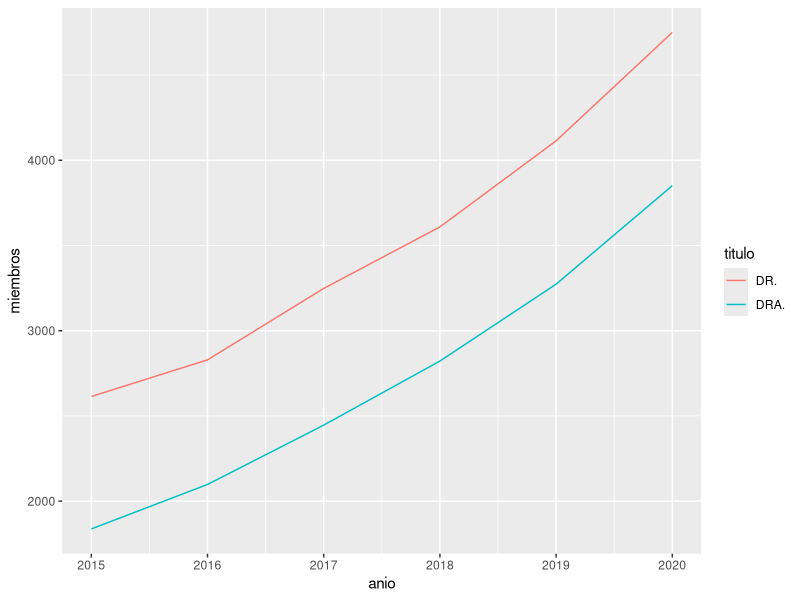
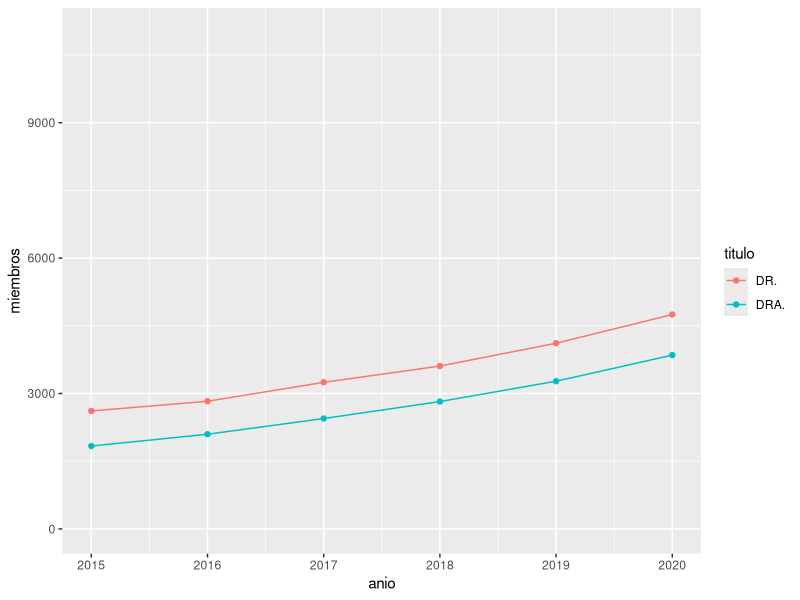
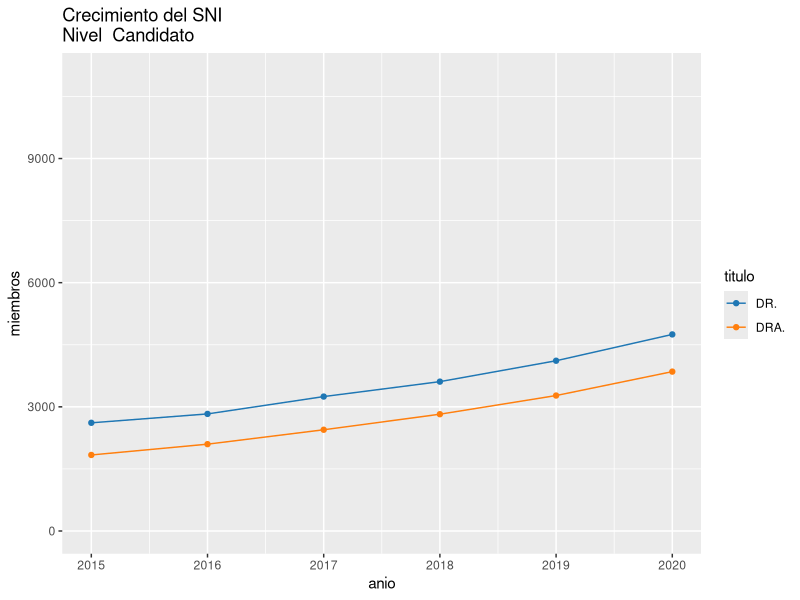
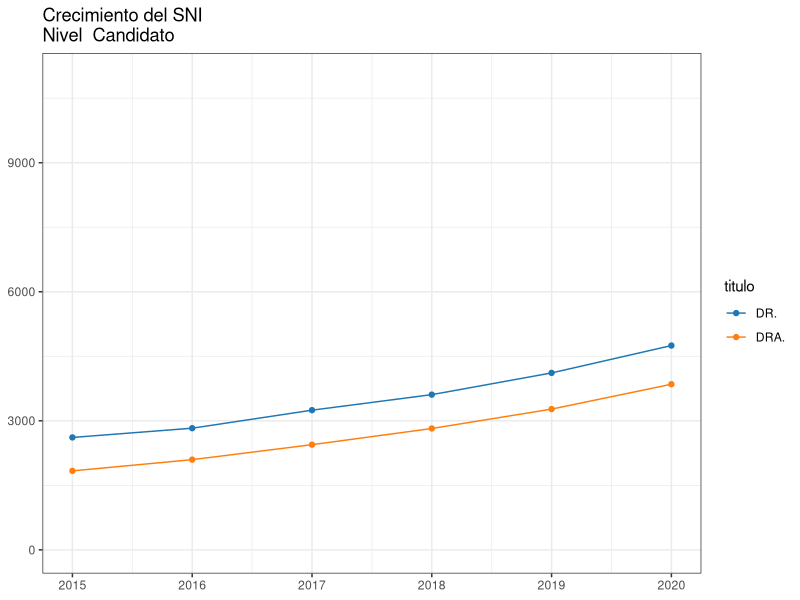
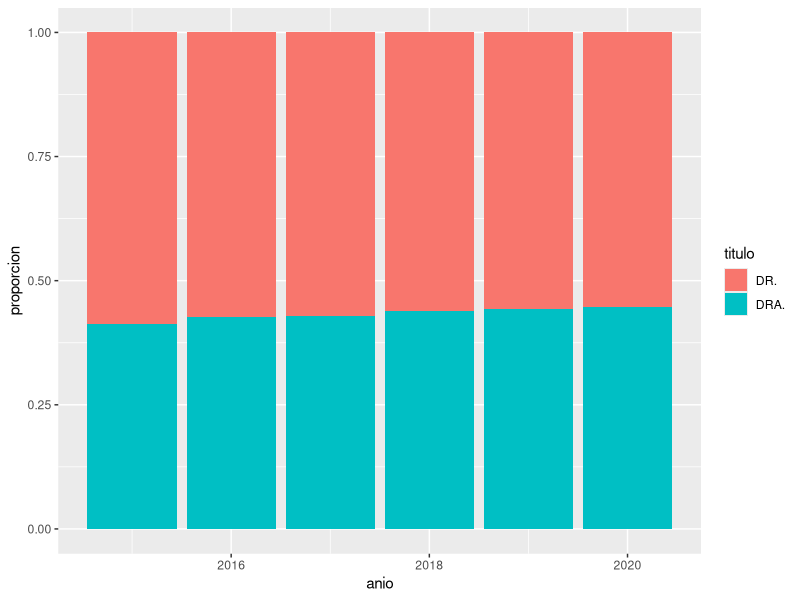
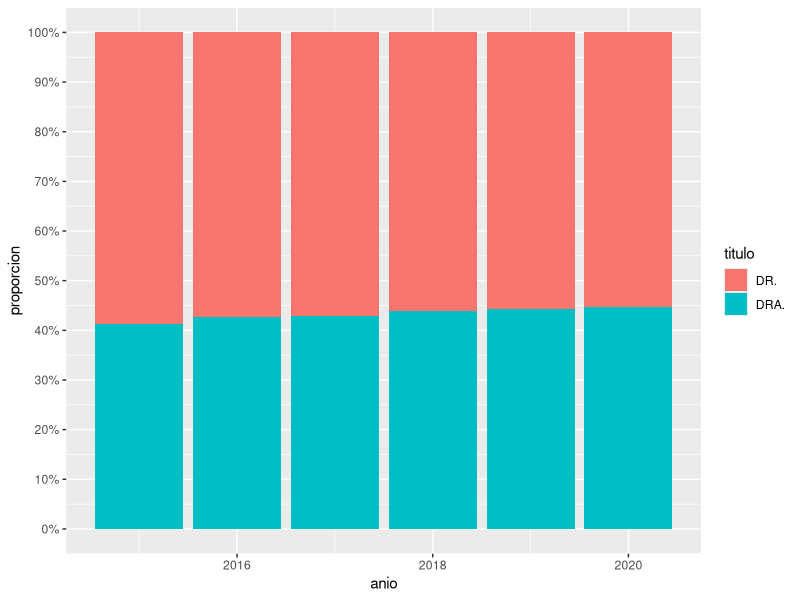
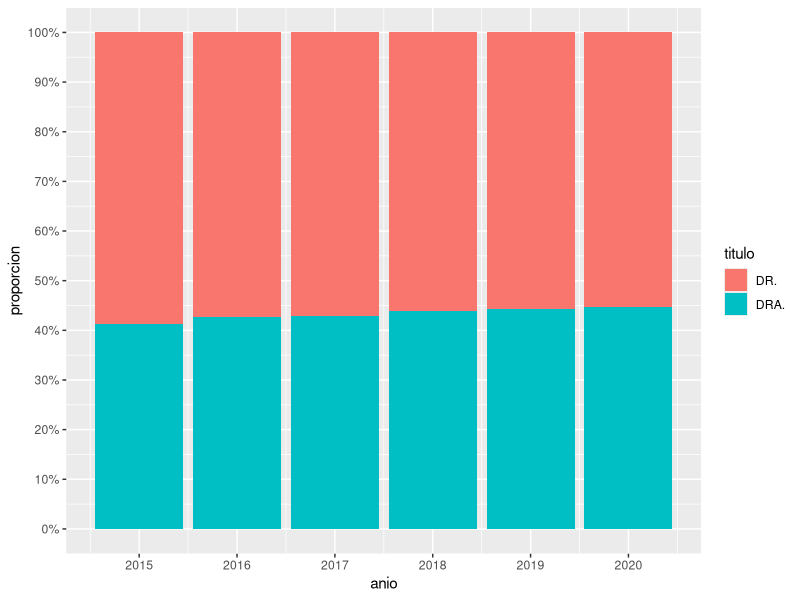
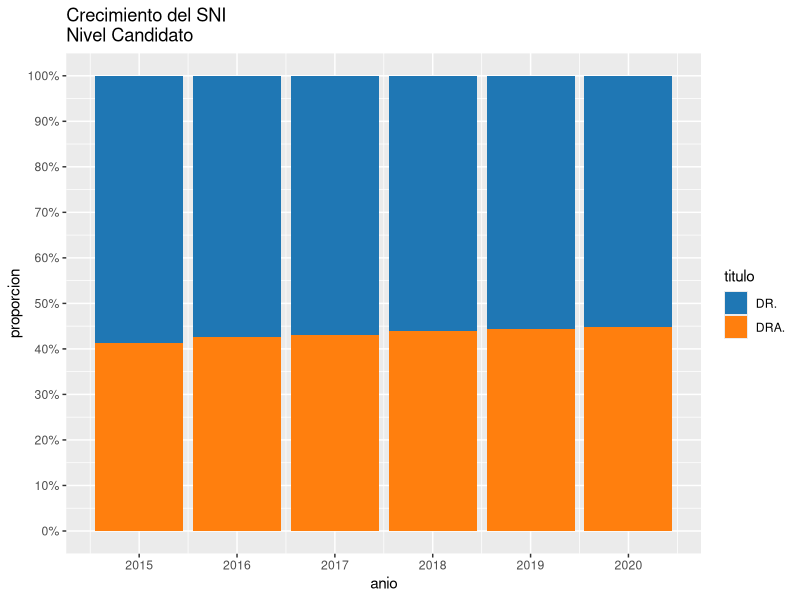

R code for these plots, in order:
########## Cargar librerias ##########
library("ggplot2")
library("dplyr")
library("ggsci")
library("cowplot")
library("scales")



########## Codigo ##########

# Leer datos
sni.df <- read.table(file = "resumen_sni_por_sexo_nivel_anio.csv",
                     header = T,
                     sep = ",",
                     stringsAsFactors = F)


# graficos
# crear graficos de lineas base
lineas_1.p <- sni.df %>% 
  filter( nivel_de_investigador == "Candidato") %>% 
  ggplot( mapping = aes(x = anio,
                        y = miembros,
                        color = titulo
                        )) + 
    geom_line()

# visualizamos
lineas_1.p


# agregar capa de puntos, finamos escala Y de 0 a 11 mil
lineas_2.p <- lineas_1.p +
  geom_point() +
  scale_y_continuous(limits = c(0, 11000))
# c( 0,max (en objeto o directo) )

# visualizamos
lineas_2.p


# uso de ggsci (paleta d3)
lineas_3.p <- lineas_2.p +
  scale_color_d3() +
  ggtitle(paste0("Crecimiento del SNI \nNivel  ", "Candidato"))

# visualizamos
lineas_3.p


# agregar tema
lineas_4.p <- lineas_3.p + 
  theme_bw() +
  theme( axis.title = element_blank() )

# visualizamos
lineas_4.p


# crear graficos de barra base
barras_1.p <- sni.df %>% 
  filter(nivel_de_investigador == "Candidato") %>% 
  ggplot(mapping = aes(fill = titulo,
                       y = proporcion,
                       x = anio)) +
  geom_bar(position = "stack",
           stat = "identity") # stack lo apila

# visualizamos
barras_1.p


# convertir eje Y a porcentajes
barras_2.p <- barras_1.p +
  scale_y_continuous(breaks = seq(from = 0, 
                                  to = 1,
                                  by = 0.1),
                     label = percent)

# visualizamos
barras_2.p


# modificar escala x para mostrar years
barras_3.p <- barras_2.p +
  scale_x_continuous(breaks = 2015:2020)

# visualizamos
barras_3.p


# lo volvemos visualmente atractivo
barras_4.p <- barras_3.p +
  scale_fill_d3() +
  ggtitle(paste0("Crecimiento del SNI \nNivel ", "Candidato"))

# visualizamos
barras_4.p


# agregar tema
barras_5.p <- barras_4.p + 
  theme_bw() +
  theme( axis.title = element_blank() )

# visualizamos
barras_5.p


# Ahora si metemos ambos plots finales en un grid vertical ----
plot_grid( lineas_4.p, barras_5.p, ncol = 1 )


# funcion graficadora
graficadora.f <- function(la_data, el_nivel) {
  
  # generamos el plot de lineas  
  las_lineas.p <- la_data %>% filter( nivel_de_investigador == el_nivel ) %>%
    ggplot( mapping = aes( x = anio, y = miembros, color = titulo ) ) +
    geom_line() +
    geom_point() +
    scale_y_continuous( limits = c(0, 11000) ) +
    scale_color_d3() +
    ggtitle( paste0("Crecimiento del SNI \nNivel ", el_nivel) ) +
    theme_bw() +
    theme( axis.title.x = element_blank() )
  
  # generamos el plot de barras  
  las_barras.p <- la_data %>% filter( nivel_de_investigador == el_nivel ) %>%
    ggplot( aes( fill = titulo, y = proporcion, x = anio ) ) + 
    geom_bar( position = "stack", stat = "identity" ) +
    scale_y_continuous( breaks = seq(from = 0, to = 1, by = 0.1),
                        label = percent ) +
    scale_x_continuous( breaks = 2015:2020) +
    scale_fill_d3() +
    ggtitle( paste0("Crecimiento del SNI \nNivel ", el_nivel) ) +
    theme_bw() +
    theme( axis.title.x = element_blank() )
  
  #Juntamos los plots en una rejilla de columna
  plot_grid( las_lineas.p, las_barras.p, ncol = 1)
}

# probamos la funcion
graficadora.f(la_data = sni.df,
              el_nivel = "Candidato")


# Generamos los 4 plots, 1 por cada nivel para comparacion
# Usemosla para generar graficos para cada nivel
candidato.p <- graficadora.f( la_data = sni.df, el_nivel = "Candidato" )

uno.p <- graficadora.f( la_data = sni.df, el_nivel = "1" )

dos.p <- graficadora.f( la_data = sni.df, el_nivel = "2" )

tres.p <- graficadora.f( la_data = sni.df, el_nivel = "3" )

# juntar plots en gradilla
final.p <- plot_grid( candidato.p, uno.p, dos.p, tres.p, nrow = 1)

# visualizar
final.p


